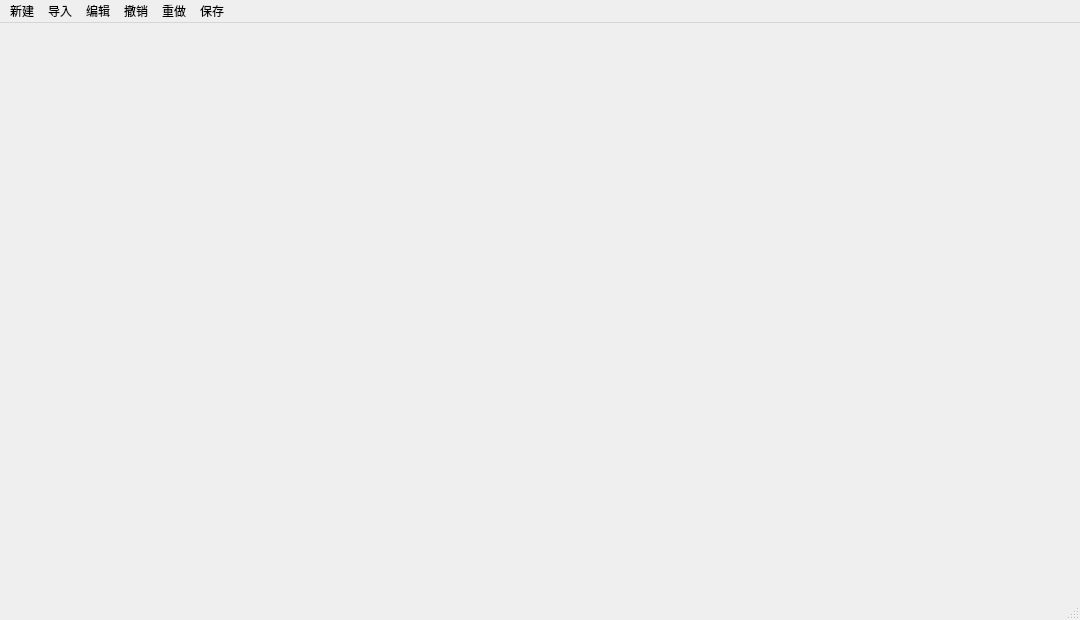
<?xml version="1.0" encoding="UTF-8"?>
<ui version="4.0">
 <class>Map_MainWindow</class>
 <widget class="QMainWindow" name="Map_MainWindow">
  <property name="geometry">
   <rect>
    <x>0</x>
    <y>0</y>
    <width>1080</width>
    <height>620</height>
   </rect>
  </property>
  <property name="minimumSize">
   <size>
    <width>1080</width>
    <height>620</height>
   </size>
  </property>
  <property name="maximumSize">
   <size>
    <width>1080</width>
    <height>620</height>
   </size>
  </property>
  <property name="windowTitle">
   <string>运行图</string>
  </property>
  <widget class="QWidget" name="centralwidget"/>
  <widget class="QMenuBar" name="menubar">
   <property name="geometry">
    <rect>
     <x>0</x>
     <y>0</y>
     <width>1080</width>
     <height>33</height>
    </rect>
   </property>
   <widget class="QMenu" name="menu_edit">
    <property name="title">
     <string>编辑</string>
    </property>
   </widget>
   <widget class="QMenu" name="menu_undo">
    <property name="title">
     <string>撤销</string>
    </property>
   </widget>
   <widget class="QMenu" name="menu_redo">
    <property name="title">
     <string>重做</string>
    </property>
   </widget>
   <widget class="QMenu" name="menu_save">
    <property name="title">
     <string>保存</string>
    </property>
   </widget>
   <widget class="QMenu" name="menu_new">
    <property name="title">
     <string>新建</string>
    </property>
   </widget>
   <widget class="QMenu" name="menu_import">
    <property name="title">
     <string>导入</string>
    </property>
   </widget>
   <addaction name="menu_new"/>
   <addaction name="menu_import"/>
   <addaction name="menu_edit"/>
   <addaction name="menu_undo"/>
   <addaction name="menu_redo"/>
   <addaction name="menu_save"/>
  </widget>
  <widget class="QStatusBar" name="statusbar"/>
 </widget>
 <resources/>
 <connections/>
</ui>
